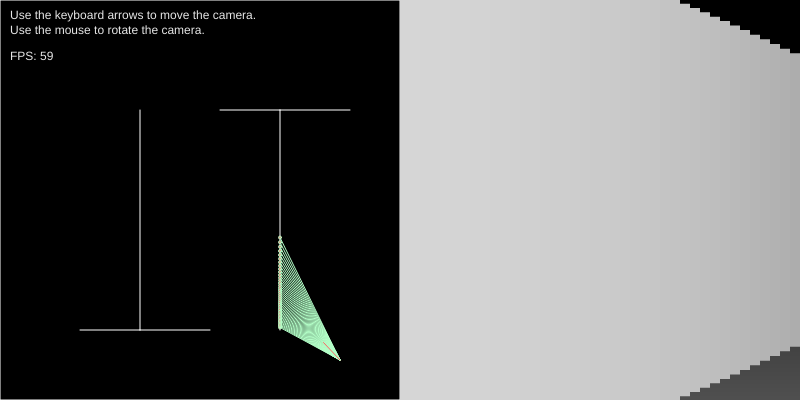
Frame 1 (no input)
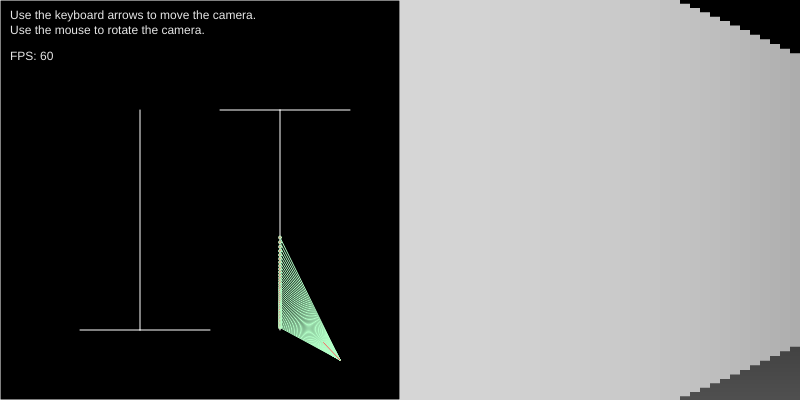
Frame 60 (no input)
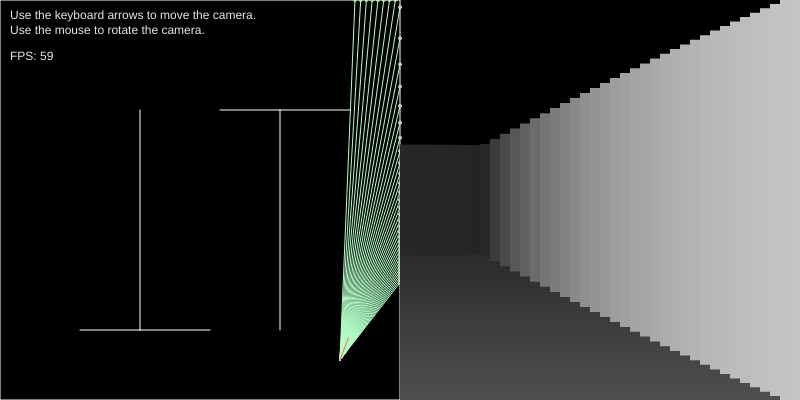
Frame 120 (the mouse pressed at the canvas centre since frame 60)

The p5.js sketch that drew these frames (run headless with seeded random() and noise() and a simulated clock; from frame 60 on, the mouse is pressed at the canvas centre):

// p5.js sketch
// ── sketch.js
let buffer;
let use_dithering = false;

function customFill(color, pos_x, pos_y, _width, _height) {
  
  let color_16_bit = color/16;
  let M = [
    [0,  8,  2,  10],
    [12, 4,  14, 6],
    [3,  11, 1,  9],
    [16, 7,  13, 5]
  ];
  
  let max_height = Math.floor(pos_y + _height);
  let max_width  = Math.floor(pos_x + _width);
  
  pos_x = Math.floor(pos_x);
  pos_y = Math.floor(pos_y);
  
  if (pos_x < 0) {
    pos_x = 0;
  }
  
  if (pos_y < 0) {
    pos_y = 0;
  }
  
  if (max_height > 399) {
    max_height = 399;
  }
  
  if (max_width > 400 + 399) {
    max_width = 400 + 399;
  }

  for (let h = pos_y; h < max_height; h+=4) {
    for (let w = pos_x; w < max_width; w+=4) { 
      
      for (let m_y = 0; m_y < 4; m_y++) {
        for (let m_x = 0; m_x < 4; m_x++) {
          
          let dw = w + m_x;
          let dh = h + m_y;
          
          if (color_16_bit >= M[m_x][m_y] && dw < pos_x + _width && dh < pos_y + _height) {
            // buffer[dw][dh] = 1;
            point(dw, dh);
          }
        
        }
      }
      
    }
  }
}

class Wall {
  constructor(x1, y1, x2, y2) {
    this.a = createVector(x1, y1);
    this.b = createVector(x2, y2);
  }

  show() {
    stroke(255);
    line(this.a.x, this.a.y, this.b.x, this.b.y);
  }
}


class Ray {
  constructor(x, y, heading) {
    this.pos = createVector(x, y);
    this.direction = createVector(0, -1);
    this.castDistance = 999999;
    this.heading = heading;
  }

  show() {
    stroke(180, 255, 200);
    line(this.pos.x, this.pos.y, (this.pos.x + this.direction.x * 10), (this.pos.y + this.direction.y * 10));
  }

  lookAt(x, y) {
    this.direction.x = x - this.pos.x;
    this.direction.y = y - this.pos.y;
    this.direction.normalize();
    this.rotate(this.heading/1.1);
  }

  cast(wall) {
    const x1 = wall.a.x;
    const x2 = wall.b.x;
    const y1 = wall.a.y;
    const y2 = wall.b.y;

    const x3 = this.pos.x;
    const x4 = this.pos.x + this.direction.x;
    const y3 = this.pos.y;
    const y4 = this.pos.y + this.direction.y;

    let den = ((x1 - x2) * (y3 - y4) - (y1 - y2) * (x3 - x4));
    if (den == 0) {
      return null;
    }

    const t = ((x1 - x3) * (y3 - y4) - (y1 - y3) * (x3 - x4)) / den;

    if (t == 0) {
      return null;
    }

    den = ((x1 - x2) * (y3 - y4) - (y1 - y2) * (x3 - x4));
    if (den == 0) {
      return null;
    }

    const u = -1 * (((x1 - x2) * (y1 - y3) - (y1 - y2) * (x1 - x3)) / den);

    if (u == 0) {
      return null;
    }

    if (t > 0 && t < 1 && u > 0) {
      let vector = createVector(x1 + t * (x2 - x1), y1 + t * (y2 - y1));
      return vector;
    }

    return null;
  }

  rotate(degree) {
    const tmpX = this.direction.x;
    // convert degrees to radians needed
    this.direction.x = this.direction.x * cos(degree * 3.14 / 180) - this.direction.y * sin(degree * 3.14 / 180);
    this.direction.y = tmpX * sin(degree * 3.14 / 180) + this.direction.y * cos(degree * 3.14 / 180);
  }
}

class Cam {

  constructor(x, y, raysCount) {
    this.pos = createVector(x, y);
    this.direction = createVector(0, -1);
    this.raysCount = raysCount;
    this.raysDensity = 1;

    this.rays = [];

    for (let i = this.raysCount / 2 * -1; i <= 0; i++) {
      let newRay = new Ray(this.pos.x, this.pos.y, i);
      this.rays.push(newRay);
    }
    for (let i = 1; i < this.raysCount / 2; i++) {
      let newRay = new Ray(this.pos.x, this.pos.y, i);
      this.rays.push(newRay);
    }
    
    this.initBuffer();
  }
  
  initBuffer() {
    
    buffer = new Array(400);  
    for (let i = 0; i < 400; i++) {
      buffer[i] = new Array(400);  
    }
  
    for (let i = 0; i < 400; i++) {
      for (let j = 0; j < 400; j++) {
        buffer[i][j] = 0;    
      }
    }
  }

  lookAt(x, y) {
    this.direction.x = x - this.pos.x;
    this.direction.y = y - this.pos.y;
    this.direction.normalize();

    this.updateRays(x, y);
  }

  move() {
    if (keyIsPressed === false) {
      return;
    }

    if (keyCode === UP_ARROW) {
      if (this.pos.y - 3 > 0) {
        this.pos.y -= 3;
      }
    } else if (keyCode === DOWN_ARROW) {
      if (this.pos.y + 3 < height) {
        this.pos.y += 3;
      }
    } else if (keyCode === LEFT_ARROW) {
      if (this.pos.x - 3 > 0) {
        this.pos.x -= 3;
      }
    } else if (keyCode === RIGHT_ARROW) {
      if (this.pos.x + 3 < width) {
        this.pos.x += 3;
      }
    }
  }

  show() {
    for (let rayNumber = 0; rayNumber < this.raysCount; rayNumber++) {
      let ray = this.rays[rayNumber];
      ray.show();
      this.castWalls(rayNumber);
    }

    stroke(255, 100, 100);
    line(this.pos.x, this.pos.y, (this.pos.x + this.direction.x * 24), (this.pos.y + this.direction.y * 24));
  }
  
  castWalls(rayNumber) {
      let closestPoint = null;
      let closestDistance = 999999;
      let ray = this.rays[rayNumber];
    
      for (let w = 0; w < walls.length; w++) {
        const intersectPoint = ray.cast(walls[w]);

        if (intersectPoint == null) {
          continue;
        }

        let distance = this.pos.dist(intersectPoint);

        if (closestPoint != null) {
          if (distance <= closestDistance) {
            closestDistance = distance;
            closestPoint = intersectPoint;
          }
        } else {
          closestDistance = distance;
          closestPoint = intersectPoint;
        }
      }

      if (closestPoint != null) {
        fill(255, 100, 100);
        ellipse(closestPoint.x, closestPoint.y, 3, 3);
        line(this.pos.x, this.pos.y, closestPoint.x, closestPoint.y);
        this.rays[rayNumber].castDistance = closestDistance;
      }
  }

  updateRays(x, y) {
    for (let i = 0; i < this.raysCount; i++) {
      this.rays[i].pos = this.pos;
      this.rays[i].lookAt(x, y);
    }
  }

  render() {    
    
    // floor
    if (!use_dithering) {
      for (let i = 0; i <= 40; i++) {
        fill(80 - i);
        noStroke();
        rect(height, height - i*4, height * 2, 4);
      }
    }
    
    // walls
    for (let i = 0; i < this.raysCount; i++) {
      let dist = this.rays[i].castDistance;
      
      let pos_x = 400 + i * height / this.raysCount;
      let _height = height * 100 * 1 / dist;
      let pos_y = (height - _height) / 2;
      let _width = height / this.raysCount;

      let c = 255 - dist * 0.3 * height / 200;
      
      if (use_dithering) {
        stroke(255);
        customFill(c, pos_x, pos_y, _width, _height, buffer);
      } else {
        fill(c);
        rect(pos_x, pos_y, _width, _height);
      }
      

    }
    
    // for (let i = 0; i < 400; i++) {
    //   for (let j = 0; j < 400; j++) {
    //     if (buffer[i][j] == 1) {
    //       point(i, j);
    //     }
    //     buffer[i][j] = 0;
    //   }
    // }        
  }
}


let walls = [];
let cam;
let checkbox;

function setup() {
  createCanvas(800, 400);

  walls.push(new Wall(0, 0, 0, 400));
  walls.push(new Wall(0, 0, 400, 0));
  walls.push(new Wall(0, 400, 400, 400));
  walls.push(new Wall(400, 0, 400, 400));

  walls.push(new Wall(280, 110, 280, 330));
  walls.push(new Wall(280, 110, 350, 110));
  walls.push(new Wall(220, 110, 280, 110));
  
  walls.push(new Wall(140, 110, 140, 330));
  walls.push(new Wall(140, 330, 210, 330));
  walls.push(new Wall(140, 330, 80, 330));

  cam = new Cam(340, 360, 40);  
  
  checkbox = createCheckbox('Dithering', false);
  checkbox.changed(myCheckedEvent);
  
}

function myCheckedEvent() {
  if (this.checked()) {
    use_dithering = true;
  } else {
    use_dithering = false;
  }
}

function draw() {

  background(0);

  for (let i = 0; i < walls.length; i++) {
    walls[i].show();
  }

  cam.move();
  cam.lookAt(mouseX, mouseY);
  cam.show();
  cam.render();
  
  let s = 'Use the keyboard arrows to move the camera. Use the mouse to rotate the camera.';
  fill(230);
  noStroke();
  text(s, 10, 10, 270, 80);
  text("FPS: " + Math.floor(frameRate()), 10, 60);
}
